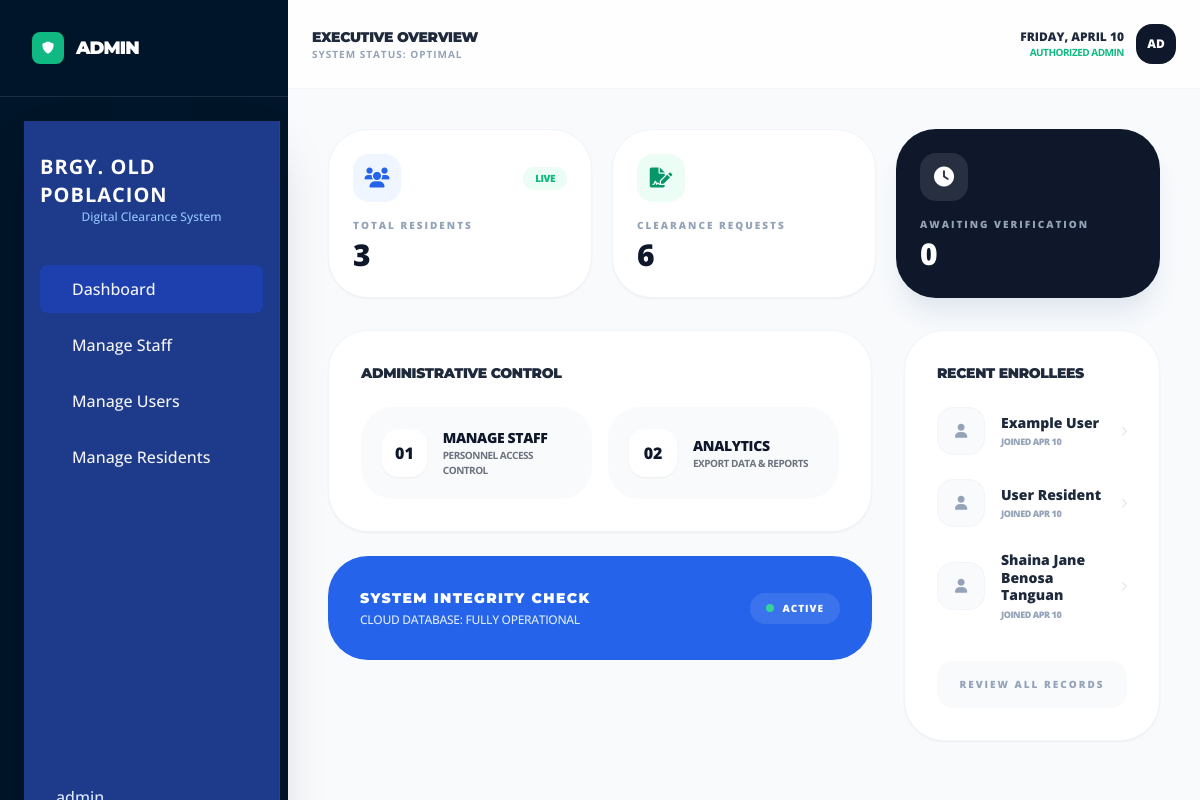
Page /admin/dashboard.php (signed in) on the committed database.
### tables this page shows
CREATE TABLE `residents` (
  `id` int(11) NOT NULL,
  `full_name` varchar(100) NOT NULL,
  `email` varchar(100) NOT NULL,
  `password` varchar(255) NOT NULL,
  `contact_no` varchar(20) DEFAULT NULL,
  `address` text DEFAULT NULL,
  `created_at` timestamp NOT NULL DEFAULT current_timestamp()
);

### admin/dashboard.php (the view, shortened to what this page needs)
<?php
require_once('../includes/config.php');
$total_residents = $conn->query("SELECT COUNT(*) as count FROM residents")->fetch_assoc()['count'];
$total_requests = $conn->query("SELECT COUNT(*) as count FROM clearance_requests")->fetch_assoc()['count'];
$pending_appointments = $conn->query("SELECT COUNT(*) as count FROM appointments WHERE status = 'Scheduled' OR status = ''")->fetch_assoc()['count'];
?>
<!DOCTYPE html>
<html lang="en">
<head>
    <script src="https://cdn.tailwindcss.com"></script>
    <link href="https://cdnjs.cloudflare.com/ajax/libs/font-awesome/6.0.0/css/all.min.css" rel="stylesheet">
</head>
<body class="bg-[#F8FAFC] antialiased text-slate-900">
    <aside class="hidden lg:flex flex-col w-72 bg-[#001529] h-screen fixed left-0 top-0 text-white z-50">
        <div class="p-8 border-b border-white/10 flex items-center gap-3">
             <div class="w-8 h-8 bg-emerald-500 rounded-lg flex items-center justify-center">
                <i class="fas fa-shield-alt text-white text-xs"></i>
             </div>
             <h1 class="heading text-lg font-black tracking-tighter uppercase">ADMIN</h1>
        </div>
        <nav class="flex-1 p-6 space-y-2">
            <?php include('../includes/sidebar.php'); ?>
        </nav>
    </aside>
    <main class="lg:ml-72 min-h-screen flex flex-col pb-24 lg:pb-0">
        <header class="bg-white/80 backdrop-blur-md sticky top-0 z-40 border-b border-slate-100 p-4 md:p-6 flex justify-between items-center">
            <div>
                <h2 class="heading text-sm font-black text-slate-800 uppercase tracking-tight">Executive Overview</h2>
                <p class="text-[10px] text-slate-400 font-bold uppercase tracking-widest hidden md:block">System Status: Optimal</p>
            </div>
            <div class="flex items-center gap-3">
                <div class="text-right hidden md:block">
                    <p class="text-xs font-black text-slate-800 uppercase"><?php echo date('l, F j'); ?></p>
                    <p class="text-[10px] text-emerald-500 font-bold uppercase tracking-tighter">Authorized Admin</p>
                </div>
                <div class="h-10 w-10 rounded-2xl bg-slate-900 flex items-center justify-center text-white text-xs font-black">AD</div>
            </div>
        </header>
        <div class="p-5 md:p-10 max-w-7xl mx-auto w-full space-y-8">
            <section class="grid grid-cols-1 md:grid-cols-3 gap-5">
                <div class="bg-white p-6 rounded-[2.5rem] border border-slate-100 shadow-sm">
                    <div class="flex items-center justify-between mb-4">
                        <div class="w-12 h-12 bg-blue-50 text-blue-600 rounded-2xl flex items-center justify-center text-xl">
                            <i class="fas fa-users"></i>
                        </div>
                        <span class="text-[10px] font-black text-emerald-500 bg-emerald-50 px-3 py-1 rounded-full uppercase tracking-tighter">Live</span>
                    </div>
                    <p class="text-[10px] font-black text-slate-400 uppercase tracking-[0.2em] mb-1">Total Residents</p>
                    <h3 class="text-3xl font-black text-slate-900"><?php echo number_format($total_residents); ?></h3>
                </div>
                <div class="bg-white p-6 rounded-[2.5rem] border border-slate-100 shadow-sm">
                    <div class="flex items-center justify-between mb-4">
                        <div class="w-12 h-12 bg-emerald-50 text-emerald-600 rounded-2xl flex items-center justify-center text-xl">
                            <i class="fas fa-file-signature"></i>
                        </div>
                    </div>
                    <p class="text-[10px] font-black text-slate-400 uppercase tracking-[0.2em] mb-1">Clearance Requests</p>
                    <h3 class="text-3xl font-black text-slate-900"><?php echo number_format($total_requests); ?></h3>
                </div>
                <div class="bg-slate-900 p-6 rounded-[2.5rem] shadow-xl shadow-slate-200 text-white">
                    <div class="flex items-center justify-between mb-4">
                        <div class="w-12 h-12 bg-white/10 text-white rounded-2xl flex items-center justify-center text-xl">
                            <i class="fas fa-clock"></i>
                        </div>
                    </div>
                    <p class="text-[10px] font-black text-slate-400 uppercase tracking-[0.2em] mb-1">Awaiting Verification</p>
                    <h3 class="text-3xl font-black text-white"><?php echo $pending_appointments; ?></h3>
                </div>
            </section>
            <div class="grid grid-cols-1 lg:grid-cols-12 gap-8">
                <div class="lg:col-span-8 space-y-6">
                    <div class="bg-white p-6 md:p-8 rounded-[2.5rem] border border-slate-100 shadow-sm">
                        <h2 class="heading text-sm font-black text-slate-800 uppercase tracking-tight mb-6">Administrative Control</h2>
                        <div class="grid grid-cols-1 md:grid-cols-2 gap-4">
                            <a href="manage_staff.php" class="group flex items-center p-5 bg-slate-50 rounded-[2rem] border border-transparent hover:bg-blue-600 hover:text-white transition-all duration-300">
                                <div class="w-12 h-12 bg-white rounded-2xl flex items-center justify-center text-slate-900 font-black shadow-sm group-hover:scale-90 transition-transform mr-4">01</div>
                                <div>
                                    <p class="font-black text-sm uppercase tracking-tight">Manage Staff</p>
                                    <p class="text-[10px] opacity-60 font-bold uppercase tracking-tighter">Personnel Access Control</p>
                                </div>
                            </a>
                            <a href="reports.php" class="group flex items-center p-5 bg-slate-50 rounded-[2rem] border border-transparent hover:bg-emerald-600 hover:text-white transition-all duration-300">
                                <div class="w-12 h-12 bg-white rounded-2xl flex items-center justify-center text-slate-900 font-black shadow-sm group-hover:scale-90 transition-transform mr-4">02</div>
                                <div>
                                    <p class="font-black text-sm uppercase tracking-tight">Analytics</p>
                                    <p class="text-[10px] opacity-60 font-bold uppercase tracking-tighter">Export Data & Reports</p>
                                </div>
                            </a>
                        </div>
                    </div>
                    <div class="bg-blue-600 p-8 rounded-[2.5rem] text-white flex flex-col md:flex-row items-center justify-between gap-4">
                        <div class="text-center md:text-left">
                            <h3 class="heading text-sm font-black uppercase tracking-widest">System Integrity Check</h3>
                            <p class="text-blue-100 text-xs font-medium mt-1 uppercase tracking-tight">Cloud Database: Fully Operational</p>
                        </div>
                        <div class="flex items-center gap-2 bg-white/10 px-4 py-2 rounded-full">
                            <div class="w-2 h-2 bg-emerald-400 rounded-full animate-pulse"></div>
                            <span class="text-[10px] font-black uppercase tracking-widest">Active</span>
                        </div>
                    </div>
                </div>
                <div class="lg:col-span-4">
                    <div class="bg-white p-6 md:p-8 rounded-[2.5rem] border border-slate-100 shadow-sm h-full">
                        <h2 class="heading text-sm font-black text-slate-800 uppercase tracking-tight mb-6">Recent Enrollees</h2>
                        <div class="space-y-6">
                            <?php
                            $latest = $conn->query("SELECT full_name, created_at FROM residents ORDER BY created_at DESC LIMIT 5");
                            while($row = $latest->fetch_assoc()):
                            ?>
                            <div class="flex items-center gap-4">
                                <div class="h-12 w-12 rounded-2xl bg-slate-50 flex items-center justify-center text-slate-400 border border-slate-100">
                                    <i class="fas fa-user text-sm"></i>
                                </div>
                                <div class="flex-1">
                                    <p class="text-sm font-black text-slate-800 leading-tight"><?php echo htmlspecialchars($row['full_name']); ?></p>
                                    <p class="text-[9px] text-slate-400 font-black uppercase tracking-tighter mt-1">Joined <?php echo date('M d', strtotime($row['created_at'])); ?></p>
                                </div>
                                <i class="fas fa-chevron-right text-slate-200 text-[10px]"></i>
                            </div>
                            <?php endwhile; ?>
                        </div>
                        <a href="manage_residents.php" class="block w-full text-center mt-10 py-4 bg-slate-50 rounded-2xl text-[10px] font-black uppercase tracking-[0.2em] text-slate-400 hover:text-slate-800 hover:bg-slate-100 transition-all">
                            Review All Records
                        </a>
                    </div>
                </div>
            </div>
        </div>
    </main>
</body>
</html>

### admin/dashboard.php (style rules this page uses)
body { font-family: 'Open Sans', sans-serif; -webkit-tap-highlight-color: transparent; }
.heading { font-family: 'Montserrat', sans-serif; }

### rows in the picture
residents: full_name "Example User", created_at "APR 10"
residents: full_name "User Resident", created_at "APR 10"
residents: full_name "Shaina Jane Benosa Tanguan", created_at "APR 10"

### other values in the picture
$total_residents "3"
$total_requests "6"
$pending_appointments "0"
